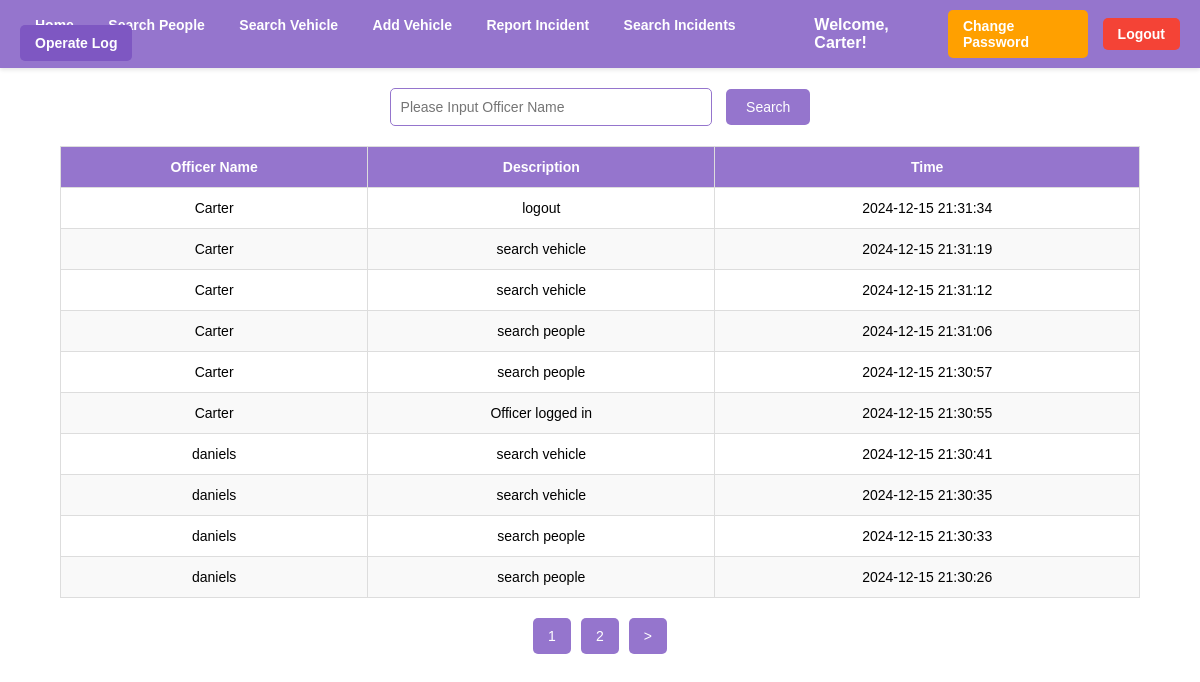
Page /html/homework/admin/operateLog.php (signed in) on the committed database.
### tables this page shows
CREATE TABLE `log` (
  `id` int(11) NOT NULL,
  `username` varchar(255) NOT NULL,
  `reason` varchar(255) DEFAULT NULL,
  `time` datetime NOT NULL DEFAULT current_timestamp() ON UPDATE current_timestamp()
);

### html/homework/admin/db.inc.php (called while the page is built)
<?php
require './db.php';
$configuration = [
    'servername' => 'mariadb',
    'username' => 'root',
    'password' => 'rootpwd',
    'dbname' => 'cw2-database'
];
return new DB(
    $configuration['servername'],
    $configuration['username'],
    $configuration['password'],
    $configuration['dbname'],
    3306
);

### html/homework/admin/db.php (called while the page is built, shortened)
<?php
class DB
{
    var $link = null;
    function __construct($db_host, $db_user, $db_pass, $db_name, $db_port)
    {
        $this->link = mysqli_connect($db_host, $db_user, $db_pass, $db_name, $db_port);
        mysqli_query($this->link, "set sql_mode = ''");
        mysqli_query($this->link, "set character set 'utf8'");
        mysqli_query($this->link, "set names 'utf8'");
        return true;
    }
    function get_row($q)
    {
        $result = mysqli_query($this->link, $q);
        return mysqli_fetch_assoc($result);
    }
    function get_rows($q)
    {
        $result = mysqli_query($this->link, $q);
        $rows = [];
        while ($row = mysqli_fetch_assoc($result)) {
            $rows[] = $row;
        }
        return $rows;
    }
}

### html/homework/admin/common.php (called while the page is built, shortened)
<?php
$db = require './db.inc.php';
return $db;

### html/homework/admin/operateLog.php (the view, shortened to what this page needs)
<?php
$db = require './common.php';
require 'nav.php';
$searchTerm = $_GET['search'] ?? '';
$results = [];
$page = $_GET['page'] ?? 1;
$page = intval($page);
$itemsPerPage = 10;
if ($searchTerm) {
    $sql = 'select * from log where username = "' . $searchTerm . '" order by id desc limit ' . ($page - 1) * $itemsPerPage . ', ' . $itemsPerPage;
    $results = $db->get_rows($sql);
} else {
    $sql = 'select * from log order by id desc limit ' . ($page - 1) * $itemsPerPage . ', ' . $itemsPerPage;
    $results = $db->get_rows($sql);
}
$totalResults = $db->get_row('select count(*) as c from log' . ($searchTerm ? ' where username = "' . $searchTerm . '"' : ''))['c'];
$totalPages = ceil($totalResults / $itemsPerPage);
?>
<div class="search-container">
    <form action="operateLog.php" method="get">
        <input type="text" name="search" placeholder="Please Input Officer Name"
               value="<?= htmlspecialchars($searchTerm) ?>">
        <input type="submit" value="Search">
    </form>
</div>
<table class="results-table">
    <thead>
    <tr>
        <th>Officer Name</th>
        <th>Description</th>
        <th>Time</th>
    </tr>
    </thead>
    <tbody>
    <?php foreach ($results as $row): ?>
        <tr style="text-align: center">
            <td><?= htmlspecialchars($row['username']) ?></td>
            <td><?= htmlspecialchars($row['reason']) ?></td>
            <td><?= htmlspecialchars($row['time']) ?></td>
        </tr>
    <?php endforeach; ?>
    </tbody>
</table>
<div class="pagination">
    <?php
    for ($i = max(1, $page - 2); $i <= min($totalPages, $page + 2); $i++): ?>
        <a href="operateLog.php?page=<?= $i ?>&search=<?= htmlspecialchars($searchTerm) ?>" class="<?= $i == $page ? 'active' : '' ?>"><?= $i ?></a>
    <?php endfor; ?>
    <?php if ($page < $totalPages): ?>
        <a href="operateLog.php?page=<?= $page + 1 ?>&search=<?= htmlspecialchars($searchTerm) ?>">&gt;</a>
    <?php endif; ?>
</div>

### html/homework/admin/nav.php (style rules this page uses)
body { margin: 0; font-family: 'Poppins', Arial, sans-serif; }

### html/homework/admin/operateLog.php (style rules this page uses)
.search-container { margin: 20px auto; text-align: center; }
.search-container input[type="text"] { width: 300px; padding: 10px; margin-right: 10px; border: 1px solid #9575cd; border-radius: 5px; outline: none; font-size: 14px; }
.search-container input[type="submit"] { padding: 10px 20px; background-color: #9575cd; border: none; border-radius: 5px; color: #fff; cursor: pointer; outline: none; transition: background-color 0.3s ease; font-size: 14px; }
.results-table { width: 90%; margin: 20px auto; border-collapse: collapse; text-align: left; font-size: 14px; }
.results-table th, .results-table td { padding: 12px; border: 1px solid #ddd; text-align: center; }
.results-table th { background-color: #9575cd; color: #fff; }
.results-table tr:nth-child(even) { background-color: #f9f9f9; }
.pagination { display: flex; justify-content: center; margin-top: 20px; }
.pagination a { margin: 0 5px; padding: 10px 15px; background-color: #9575cd; color: #fff; text-decoration: none; border-radius: 5px; font-size: 14px; }
.pagination a.active { background-color: #9575cd; pointer-events: none; }

### rows in the picture
log: username "Carter", reason "logout", time "2024-12-15 21:31:34"
log: username "Carter", reason "search vehicle", time "2024-12-15 21:31:19"
log: username "Carter", reason "search vehicle", time "2024-12-15 21:31:12"
log: username "Carter", reason "search people", time "2024-12-15 21:31:06"
log: username "Carter", reason "search people", time "2024-12-15 21:30:57"
log: username "Carter", reason "Officer logged in", time "2024-12-15 21:30:55"
log: username "daniels", reason "search vehicle", time "2024-12-15 21:30:41"
log: username "daniels", reason "search vehicle", time "2024-12-15 21:30:35"
log: username "daniels", reason "search people", time "2024-12-15 21:30:33"
log: username "daniels", reason "search people", time "2024-12-15 21:30:26"

### other values in the picture
$username "Carter"
